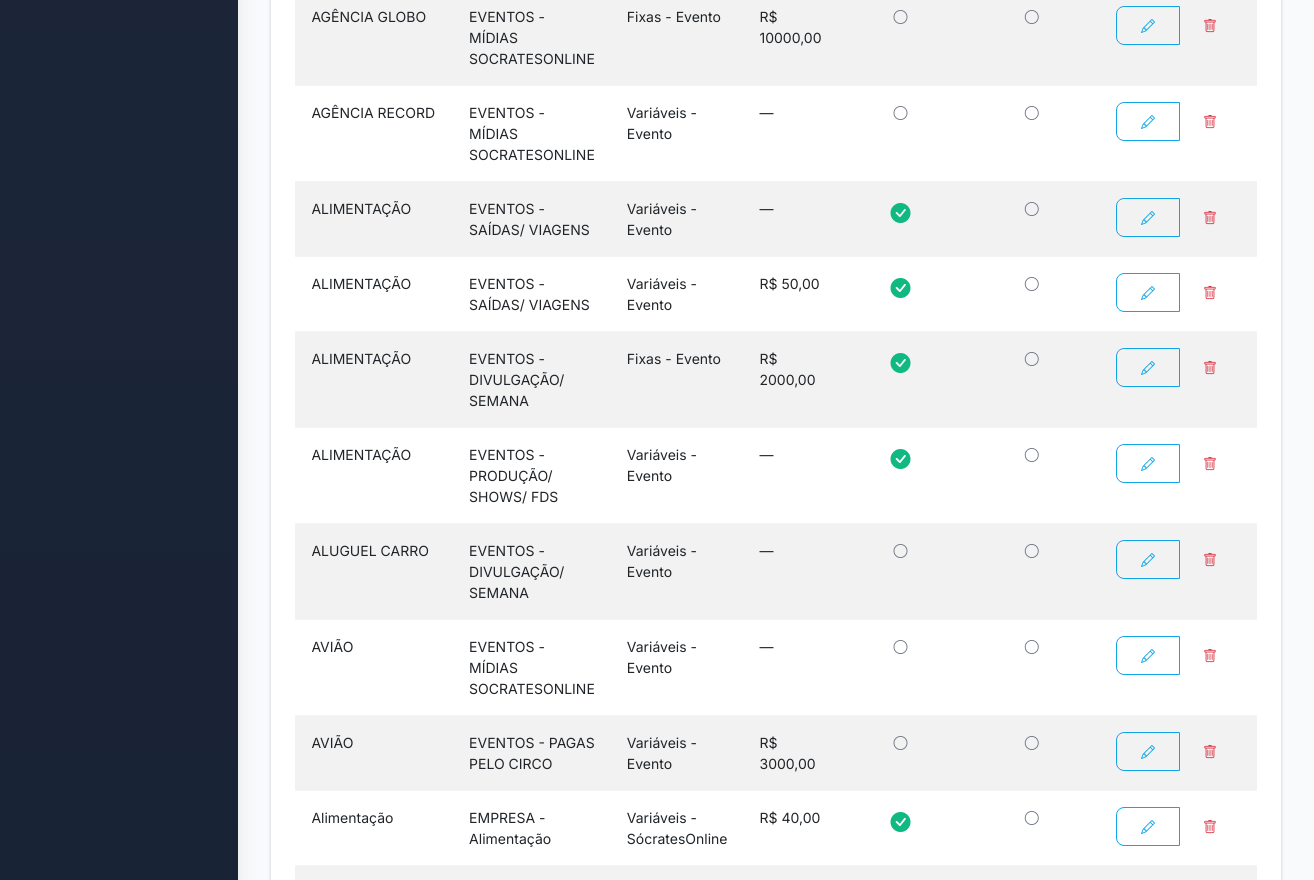
Before: /cadastros/despesas (middle part) with the older database file.
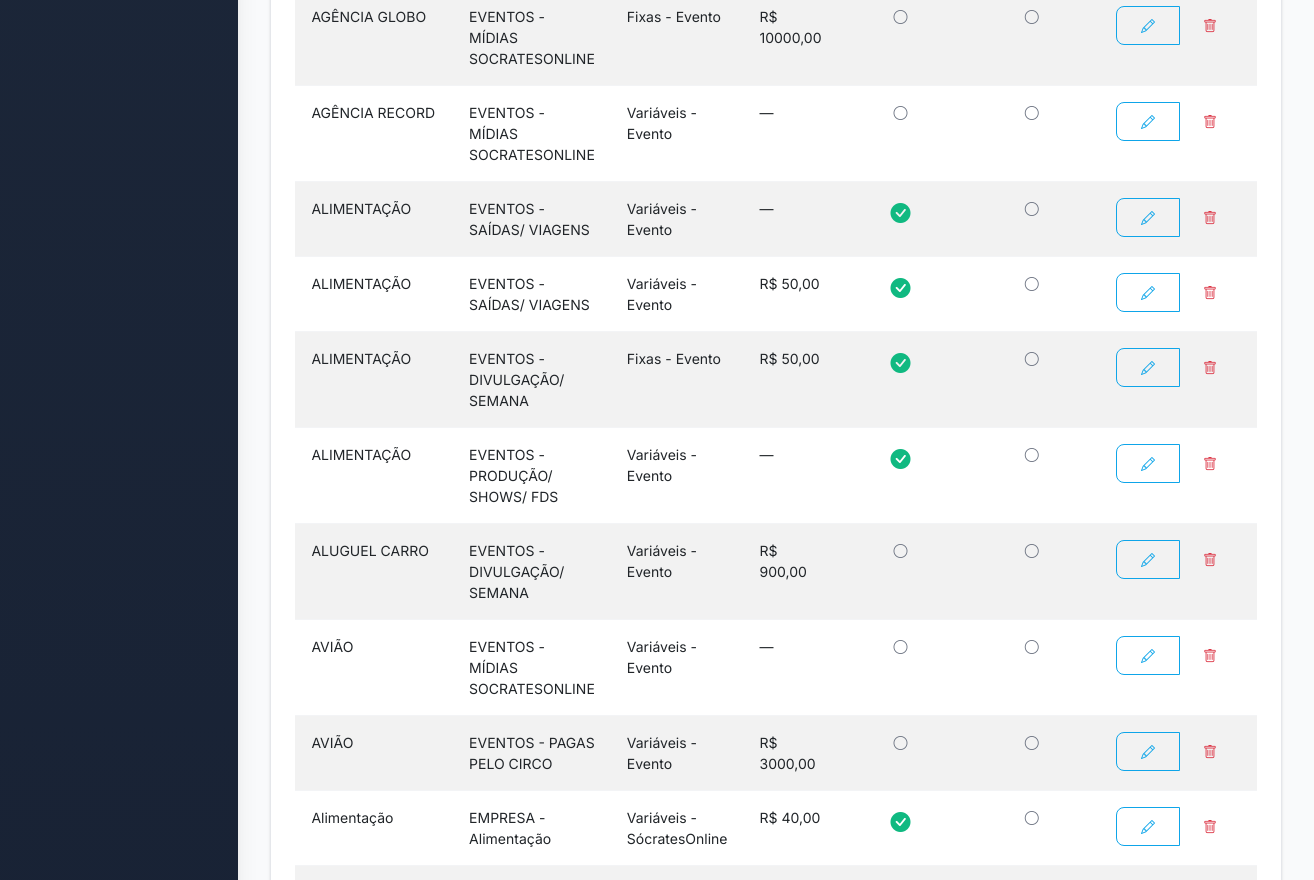
After: the same page with the newer database file.
### models.py (models this page shows, shortened)
class Despesa(db.Model):
    __tablename__ = 'despesa'
    id_despesa = db.Column(db.Integer, primary_key=True)
    nome = db.Column(db.String, nullable=False)
    id_categoria_despesa = db.Column(db.Integer, db.ForeignKey('categoria_despesa.id_categoria_despesa'))
    id_tipo_despesa = db.Column(db.Integer, nullable=False, default=1)  # 1=Fixas-Evento, 2=Variáveis-Evento, 3=Fixas-SócratesOnline, 4=Variáveis-SócratesOnline
    valor_medio_despesa = db.Column(db.Numeric(10, 2))
    flag_alimentacao = db.Column(db.Boolean, nullable=False, default=False)
    flag_combustivel = db.Column(db.Boolean, nullable=False, default=False)
    despesa_eventos = db.relationship('DespesaEvento', back_populates='despesa')
    @property
    def tipo_nome(self):
        return TIPOS_DESPESA.get(self.id_tipo_despesa, 'Tipo não definido')

class CategoriaDespesa(db.Model):
    __tablename__ = 'categoria_despesa'
    id_categoria_despesa = db.Column(db.Integer, primary_key=True)
    nome = db.Column(db.String, nullable=False)
    despesas = db.relationship('Despesa', backref='categoria')

### app.py (the view, shortened to what this page needs)
@app.route('/cadastros/despesas', methods=['GET', 'POST'])
def cadastrar_despesa():
    categorias_existentes = CategoriaDespesa.query.all()
    if not categorias_existentes:
        flash('Ã‰ necessÃ¡rio cadastrar pelo menos uma categoria de despesa antes de cadastrar despesas.', 'warning')
        return redirect(url_for('cadastrar_categoria_despesa'))
    form = DespesaForm()
    form.id_categoria_despesa.choices = [(c.id_categoria_despesa, c.nome) for c in categorias_existentes]
    despesas = Despesa.query.order_by(Despesa.nome).all()
    return render_template('despesas.html', form=form, despesas=despesas)

### templates/despesas.html (shortened to what this page needs)
{% extends 'base.html' %}
{% block content %}
<div class="card">
    <div class="card-body">
        {% if despesas %}
        <div class="table-responsive">
            <table class="table table-hover table-striped sortable-table" id="despesasTable">
                <tbody>
                    {% for d in despesas %}
                    <tr>
                        <td>{{ d.nome }}</td>
                        <td>{{ d.categoria.nome if d.categoria else '—' }}</td>
                        <td>{{ d.tipo_nome }}</td>
                        <td>
                            {% if d.valor_medio_despesa %}
                                R$ {{ "%.2f"|format(d.valor_medio_despesa)|replace('.', ',') }}
                            {% else %}
                                —
                            {% endif %}
                        </td>
                        <td class="text-center">
                            {% if d.flag_alimentacao %}
                                <i class="bi bi-check-circle-fill text-success fs-5" title="Despesa de Alimentação"></i>
                            {% else %}
                                <i class="bi bi-circle text-muted" title="Não é despesa de alimentação"></i>
                            {% endif %}
                        </td>
                        <td class="text-center">
                            {% if d.flag_combustivel %}
                                <i class="bi bi-check-circle-fill text-success fs-5" title="Despesa de Combustível"></i>
                            {% else %}
                                <i class="bi bi-circle text-muted" title="Não é despesa de combustível"></i>
                            {% endif %}
                        </td>
                        <td class="text-center">
                            <div class="btn-group" role="group">
                                <a href="{{ url_for('editar_despesa', id=d.id_despesa) }}" class="btn btn-sm btn-outline-primary" title="Editar">
                                    <i class="bi bi-pencil"></i>
                                </a>
                                <a href="{{ url_for('excluir_despesa', id=d.id_despesa) }}" class="btn btn-sm btn-outline-danger"
                                   onclick="return confirm('Tem certeza que deseja excluir esta despesa?')" title="Excluir">
                                    <i class="bi bi-trash"></i>
                                </a>
                            </div>
                        </td>
                    </tr>
                    {% endfor %}
                </tbody>
            </table>
        </div>
        {% else %}
        <div class="alert alert-info">
            <i class="bi bi-info-circle me-2"></i>Nenhuma despesa cadastrada.
        </div>
        {% endif %}
    </div>
</div>
{% endblock %}

### templates/base.html (shortened to what this page needs)
<!DOCTYPE html>
<html lang="pt-br">
<head>
    <link href="https://cdn.jsdelivr.net/npm/bootstrap@5.3.0/dist/css/bootstrap.min.css" rel="stylesheet">
    <link href="https://cdn.jsdelivr.net/npm/bootstrap-icons@1.10.5/font/bootstrap-icons.css" rel="stylesheet">
    <link rel="stylesheet" href="https://cdnjs.cloudflare.com/ajax/libs/font-awesome/6.0.0/css/all.min.css">
    <link rel="stylesheet" href="{{ url_for('static', filename='style-modern.css') }}">
</head>
<body>
    <div class="layout">
        <div class="sidebar" id="sidebar">
            {% set categoria = session['categoria'] %}
        </div>
        <div class="main-content">
            {% block content %}{% endblock %}
        </div>
    </div>
</body>
</html>

### static/style-modern.css (style rules this page uses)
:root { --primary-900: #0f172a; --primary-800: #1e293b; --primary-700: #334155; --primary-600: #475569; --primary-500: #64748b; --primary-400: #94a3b8; --primary-300: #cbd5e1; --primary-200: #e2e8f0; --primary-100: #f1f5f9; --primary-50: #f8fafc; --accent: #0ea5e9; --accent-light: #38bdf8; --accent-dark: #0284c7; --accent-50: #f0f9ff; --accent-100: #e0f2fe; --gray-50: #f9fafb; --gray-100: #f3f4f6; --gray-200: #e5e7eb; --gray-300: #d1d5db; --gray-400: #9ca3af; --gray-500: #6b7280; --gray-600: #4b5563; --gray-700: #374151; --gray-800: #1f2937; --gray-900: #111827; --success-light: #d1fae5; --success: #10b981; --success-dark: #059669; --warning-light: #fed7aa; --warning: #f59e0b; --warning-dark: #d97706; --danger-light: #fee2e2; --danger: #ef4444; --danger-dark: #dc2626; --info-light: #dbeafe; --info: #3b82f6; --info-dark: #2563eb; --spacing-xs: 0.25rem; --spacing-sm: 0.5rem; --spacing-md: 1rem; --spacing-lg: 1.5rem; --spacing-xl: 2rem; --spacing-2xl: 3rem; --font-sans: 'Inter', -apple-system, BlinkMacSystemFont, 'Segoe UI', 'Roboto', sans-serif; --font-size-xs: 0.75rem; --font-size-sm: 0.875rem; --font-size-base: 1rem; --font-size-lg: 1.125rem; --font-size-xl: 1.25rem; --font-size-2xl: 1.5rem; --font-size-3xl: 1.875rem; --radius-sm: 0.375rem; --radius-md: 0.5rem; --radius-lg: 0.75rem; --radius-xl: 1rem; --radius-2xl: 1.5rem; --radius-full: 9999px; --shadow-xs: 0 1px 2px 0 rgb(0 0 0 / 0.05); --shadow-sm: 0 1px 3px 0 rgb(0 0 0 / 0.1), 0 1px 2px -1px rgb(0 0 0 / 0.1); --shadow-md: 0 4px 6px -1px rgb(0 0 0 / 0.1), 0 2px 4px -2px rgb(0 0 0 / 0.1); --shadow-lg: 0 10px 15px -3px rgb(0 0 0 / 0.1), 0 4px 6px -4px rgb(0 0 0 / 0.1); --shadow-xl: 0 20px 25px -5px rgb(0 0 0 / 0.1), 0 8px 10px -6px rgb(0 0 0 / 0.1); --transition-fast: 150ms cubic-bezier(0.4, 0, 0.2, 1); --transition-base: 250ms cubic-bezier(0.4, 0, 0.2, 1); --transition-slow: 350ms cubic-bezier(0.4, 0, 0.2, 1); --z-base: 0; --z-dropdown: 10; --z-sticky: 20; --z-fixed: 30; --z-modal-backdrop: 40; --z-modal: 50; --z-popover: 60; --z-tooltip: 70; }
* { box-sizing: border-box; }
body { font-family: var(--font-sans); font-size: var(--font-size-base); line-height: 1.5; color: var(--gray-700); background-color: var(--gray-50); -webkit-font-smoothing: antialiased; -moz-osx-font-smoothing: grayscale; }
.layout { display: flex; min-height: 100vh; background-color: var(--gray-50); }
.sidebar { width: 260px; background: linear-gradient(180deg, var(--primary-800) 0%, var(--primary-900) 100%); color: white; padding: var(--spacing-lg); display: flex; flex-direction: column; box-shadow: var(--shadow-xl); transition: all var(--transition-base); }
.main-content { flex: 1; padding: var(--spacing-xl); max-width: 1400px; margin: 0 auto; width: 100%; }
.card { background: white; border: 1px solid var(--gray-200); border-radius: var(--radius-lg); box-shadow: var(--shadow-sm); margin-bottom: var(--spacing-lg); transition: all var(--transition-base); }
.card-body { padding: var(--spacing-lg); }
.btn { padding: var(--spacing-sm) var(--spacing-lg); border-radius: var(--radius-md); font-weight: 500; font-size: var(--font-size-sm); transition: all var(--transition-fast); border: none; display: inline-flex; align-items: center; gap: var(--spacing-xs); cursor: pointer; }
.btn-outline-primary { background-color: transparent; color: var(--accent); border: 1.5px solid var(--accent); }
.table { border-collapse: separate; border-spacing: 0; }
.table tbody td { padding: var(--spacing-md); border-bottom: 1px solid var(--gray-100); font-size: var(--font-size-sm); }
.text-success { color: var(--success) !important; }
.text-muted { color: var(--gray-500) !important; }

Changed rows visible on the page:
changed Despesa (number 5 of 10 on the later page): valor_medio_despesa "2000,00" → "50,00"
changed Despesa "ALUGUEL CARRO": valor_medio_despesa (not shown) → "900,00"; valor_medio_despesa "—" → "R$"
